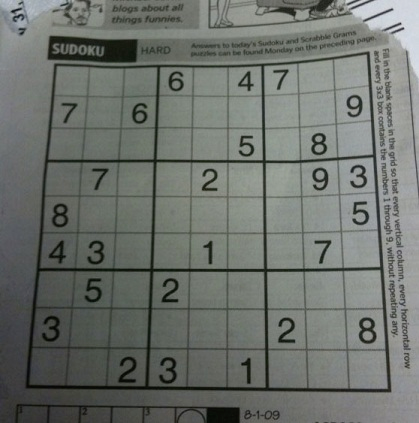
#> input picture 10262021-lab/img.png, 419 x 423 px
$ python 518H0003-Ex1.py
#> lines starting #> are read from the running program, lines starting #| are printed output that depends on the picture; after the words box and inside, x2 and y2 are one past the last pixel; in counts of white or black regions, pixels touching at a corner belong together
"""
Name: 518H0003-Ex1.py
Author: Quoc Cuong Nguyen
Contact: cuongbo2000@icloud.com
Time: 26/10/2021 15:46
Desc:
"""
import cv2

img = cv2.imread('img.png',0)
#> img: shape (423, 419); min 4, max 222, mean 111.2

th1 = cv2.adaptiveThreshold(img,255,cv2.ADAPTIVE_THRESH_MEAN_C,cv2.THRESH_BINARY,199,5)
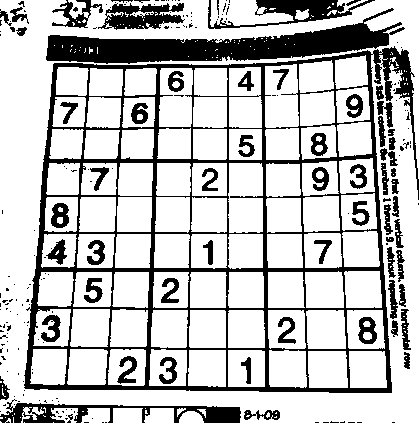
#> th1: shape (423, 419); 75.7% white; 221 black regions (158 under 20 px), largest, box (x1, y1, x2, y2) and area: (24, 46, 419, 393) 20045, (46, 8, 405, 64) 7893, (0, 399, 241, 423) 2091

cv2.imshow('ADAPTIVE_THRESH_MEAN_C',th1)

cv2.waitKey(0)
cv2.destroyAllWindows()
